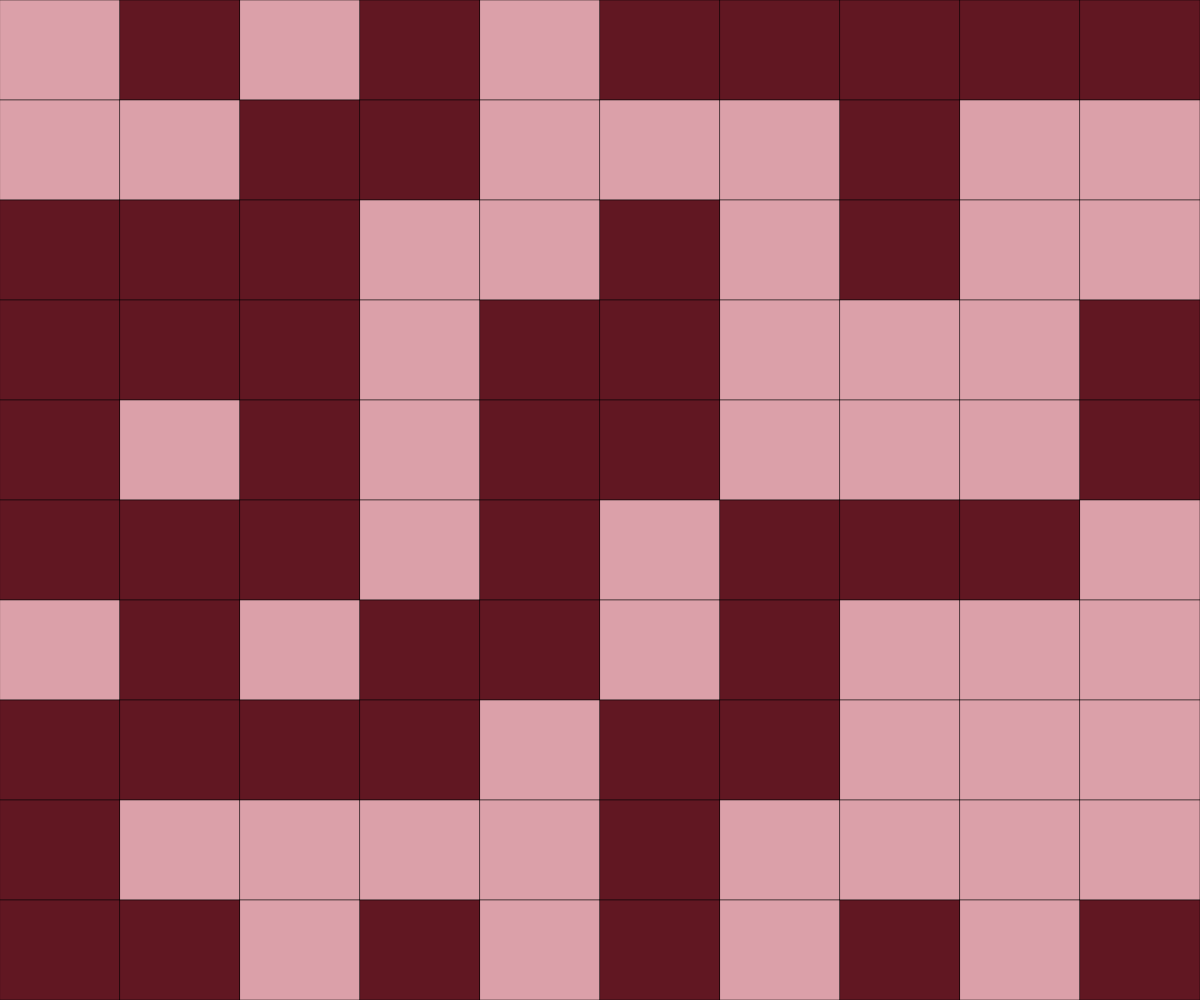
Frame 1 (no input)
Frame 60 (no input): identical to frame 1, image omitted
Frame 120 (the mouse pressed at the canvas centre since frame 60): identical to frame 1, image omitted

The p5.js sketch that drew this single still picture (run headless with seeded random() and noise() and a simulated clock; from frame 60 on, the mouse is pressed at the canvas centre):

// p5.js sketch
// ── sketch.js
// 2D Array Class Demo
// Started: Monday, September 27th, 2020

//global variable: grid
let grid;

function setup() {
  createCanvas(windowWidth, windowHeight);
  grid = generateRandomGrid(10);
  strokeWeight(0.5);
}

function draw() {
  background(170);

  //displayGrid(grid, 50);

  drawGrid();
}

function generateRandomGrid(gridSize) {
  //local variable: grid
  let grid = [];
  for (let i=0; i<gridSize; i++) {
    grid.push([]);
    for (let j=0; j<gridSize; j++) {
      if (random(100) < 50){
        grid[i].push(0);
      }
      else {
        grid[i].push(1);
      }
    }
  }

  return grid;
}

function keyPressed() {
  if (key === " ") {
    grid = generateRandomGrid(10);
  }
}

function mouseClicked() {
  //determine what grid space it is in
  let xValue = Math.floor(mouseX / (width / grid[0].length));
  let yValye = Math.floor(mouseY / (width / grid.length));

  //change the colour of the grid
  //change the array value from 0 to 1
  //grid[yValue][xValue]
}


// function displayGrid(arraySource, squareLength) {
// the version i made of drawGrid() before the class demo
//   for (let y=0; y<arraySource.length; y++) {
//     for (let x=0; x<arraySource[y].length; x++) {

//       if (arraySource[y][x] === 1) {
//         fill(40);
//       }
//       else {
//         fill(220);
//       }

//       rect(x*squareLength, y*squareLength, squareLength, squareLength);
//     }
//   }
// }

function drawGrid() {
  let cellWidth = width / grid[0].length;
  let cellHeight = height / grid.length;

  for (let y=0; y<grid.length; y++) {
    for (let x=0; x<grid[y].length; x++) {
      if (grid[y][x] === 0) {
        fill("#611722");
      }
      else {
        fill("#dba0a9");
      }
      
      rect(x*cellWidth, y*cellHeight, cellWidth, cellHeight);
    }
  }
}
